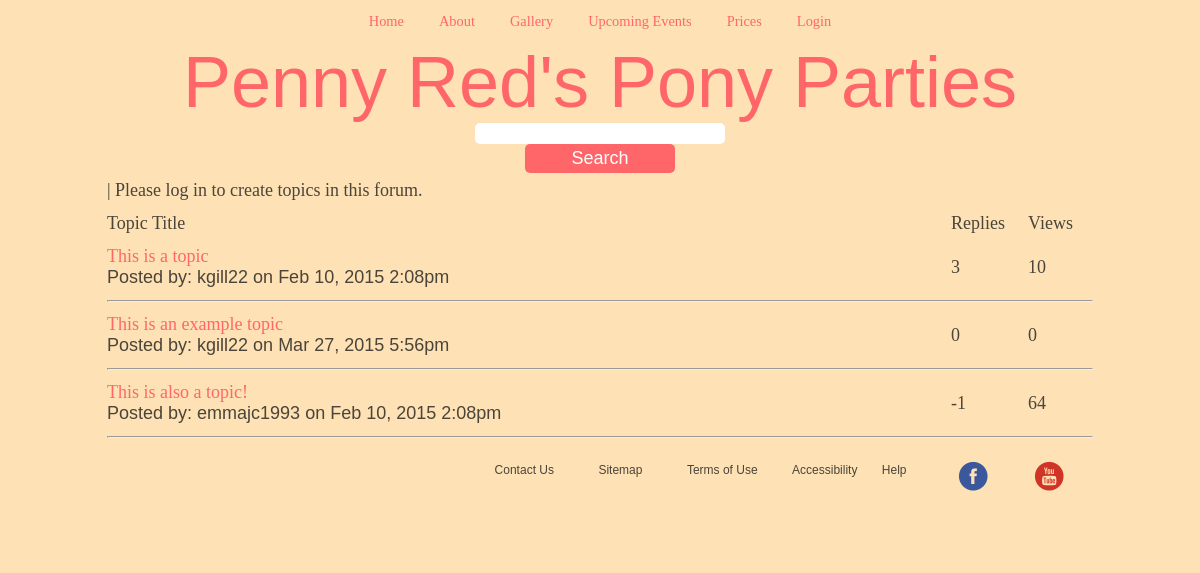
Page /Forum/view_category.php?cid=1 on the committed database.
### tables this page shows
CREATE TABLE `topics` (
`id` int(11) NOT NULL,
  `category_id` tinyint(4) NOT NULL,
  `topic_title` varchar(150) NOT NULL,
  `topic_creator` int(11) NOT NULL,
  `topic_date` datetime NOT NULL,
  `topic_reply_date` datetime NOT NULL,
  `topic_views` int(11) NOT NULL DEFAULT '0',
  `approved` enum('Yes','Waiting','No','') NOT NULL DEFAULT 'Waiting'
);

CREATE TABLE `users` (
`userid` int(11) NOT NULL,
  `fname` varchar(32) NOT NULL,
  `lname` varchar(32) NOT NULL,
  `dob` date NOT NULL,
  `contactno` text NOT NULL,
  `email_address` text NOT NULL,
  `height` text NOT NULL,
  `weight` text NOT NULL,
  `date_joined` timestamp NOT NULL DEFAULT CURRENT_TIMESTAMP,
  `username` varchar(32) NOT NULL,
  `password` varchar(32) NOT NULL,
  `account_type` enum('Member','Staff','Admin','') NOT NULL,
  `bio` text NOT NULL,
  `profileext` text NOT NULL
);

### Forum/view_category.php (the view, shortened to what this page needs)
<?php
include ('headerf.php');
?>
<div id="wrapper">
<?
function topic_replies($cid, $tid) {
	$sql = "SELECT count(*) AS topic_replies FROM posts WHERE category_id='".$cid."' AND topic_id='".$tid."'";
	$res = mysql_query($sql) or die(mysql_error());
	$row = mysql_fetch_assoc($res);
	return $row['topic_replies'] - 1;
}
function getusername($username) {
	$sql = "SELECT username FROM users WHERE userid='".$username."'";
	$res = mysql_query($sql) or die(mysql_error());
	$row = mysql_fetch_assoc($res);
	return $row['username'];
}
function convertdate($date) {
	$date = strtotime($date);
	return date("M j, Y g:ia", $date);
}
$cid = $_GET['cid'];
?>
<form method="POST" action="<?php echo $_SERVER['PHP_SELF'];?>">
	<input type="text" name="search">
	<input type="submit" name="searchButton" value="Search">
</form>
<?php
if (isset($_SESSION['username'])) {
	$logged = " <a href='create_topic.php?cid=".$cid."'>Click Here To Create A Topic</a>";
} else {
	$logged = " | Please log in to create topics in this forum.";
}
$sql = "SELECT id FROM categories WHERE id='".$cid."' LIMIT 1";
$res = mysql_query($sql) or die(mysql_error());
if (mysql_num_rows($res) == 1) {
	$sql2 = "SELECT * FROM topics WHERE category_id='".$cid."' AND approved='Yes' ORDER BY topic_reply_date DESC";
	$res2 = mysql_query($sql2) or die(mysql_error());
	if (mysql_num_rows($res2) > 0) {
		$topics .= "<table class='forumtable' width='100%'>";
		$topics .= "<tr><td colspan='4'>".$logged."</td></tr>";
		$topics .= "<tr><td>Topic Title</td><td width='65'>Replies</td><td width='65'>Views</td></tr>";
		while ($row = mysql_fetch_assoc($res2)) {
			$tid = $row['id'];
			$title = $row['topic_title'];
			$views = $row['topic_views'];
			$date = $row['topic_date'];
			$creator = $row['topic_creator'];
			$topics .= "<tr><td><a href='view_topic.php?cid=".$cid."&tid=".$tid."'>".$title."</a><br /><span class='post_info'>Posted by: ".getusername($creator)." on ".convertdate($date)."</span></td><td>".topic_replies($cid, $tid)."</td><td>".$views."</td></tr>";
			$topics .= "<tr><td colspan='4'><hr /></td></tr>";
		}
		$topics .= "</table>";
		echo $topics;
	} else {
		echo "<a href='view_category.php?cid=1'>Return To Forum Index</a><hr />";
		echo "<p>There are no topics in this category yet.".$logged."</p>";
	}
} else {
	echo "<a href='view_category.php?cid=1'>Return To Forum Index</a><hr />";
	echo "<p>You are trying to view a category that does not exist yet.";
}
?>
</div>
</body>
</html>

### Forum/headerf.php (shortened to what this page needs)
<!DOCTYPE html>
<html lang="en">
<head>
        <link rel="stylesheet" type="text/css" href="../PR.css" />
    </head>
    <body>
            <?
            if (($_SESSION["account_type"])=="Member") {
            echo '
            <div class="fnav">
                <a href="../MainSite/homepage.php" class="flink" >Home</a>
                <a href="../../MainSite/about.php" class="flink" >About</a>
                <a href="../../PhotoGallery/index.php" class="flink" >Gallery</a>
                <a href="../../MainSite/events.php" class="flink" >Upcoming Events</a>
                <a href="../../MainSite/prices.php" class="flink" >Prices</a>
                <a href="../../Members/Users/fun.php" class="flink" >Members</a>
                <a href="../../Login/logout.php" class="flink" >Logout</a>
            </div>
            ';
            }
            else
            {
                echo '
                <div class="fnav">
                <a href="homepage.php" class="flink" >Home</a>
                <a href="about.php" class="flink" >About</a>
                <a href="../PhotoGallery/index.php" class="flink" >Gallery</a>
                <a href="events.php" class="flink" >Upcoming Events</a>
                <a href="prices.php" class="flink" >Prices</a>
                <a href="../Login/login.php" class="flink" >Login</a>
            </div>
                ';
            }
            ?>
        <p class="title"> Penny Red's Pony Parties</p>

### PR.css (style rules this page uses)
* { margin: 0; padding: 0; font-size: 18px; font-family: "Wingdings", sans-serif; background-color: #fee2b5; }
html, body { height: 100%; }
body { width: 1000px; margin: auto; }
p { color: #4a4439; margin-top: 10px; font-family: "KG Miss Kindergarten", Georgia, Serif; font-size: 1em; text-align: center; }
a { font-family: "KG Miss Kindergarten", Georgia, Serif; }
input, text, date, time { margin-left: 10px; -moz-box-sizing: border-box; -webkit-box-sizing: border-box; box-sizing: border-box; border-radius: 5px; margin-bottom: 5px; background-color: white; color: #ff6669; border-style: none; margin: 0; padding: 0; transition: all .3s; width: 250px; }
td { font-family: "KG Miss Kindergarten", Georgia, Serif; color: #4a4439; padding: 5px; background-color: white; }
input[type="submit"] { background: #ff6669; color: white; display: block; margin: 0 auto; padding: 4px 0; width: 150px; cursor: pointer; }
#termsofuse p, ol, ul, li { text-align: left; font-family: Arial; color: #4a4439; font-size: 16px; }
ul { padding: 15px; }
.fnav { margin-top: 10px; }
.flink { font-size: 0.8em; padding: 15px; color: ##4a4439; }
.title { color: #ff6669; font-family: "Lobster 1.4", sans-serif; font-size: 4em; text-align: center; margin-top: 10px; }
body { text-align: center; }
a, a:link, a:active { color: #ff6669; outline: none; text-decoration: none; }
table { margin-left: auto; margin-right: auto; background-color: white; }
#wrapper { width: 100%; margin-left: auto; margin-right: auto; }
.forumtable { background-color: #fee2b5; }
.forumtable td { background-color: #fee2b5; }
.forumtable tr { text-align: left; width: 100%; }
#footercontainer { clear: both; width: 100%; height: 100px; bottom:0; left:0; top: 100%; }
#footercontainer a, li { color: #4a4439; list-style-type: none; font-family: Arial; font-size: 12px; display: inline; padding: 10px; }
#footer1 { float: right; margin-left: 20%; margin-right: -60px; }
#footer3 { float: right; margin-left: 5%; }

### rows in the picture
topics: topic_title "This is a topic", topic_creator.username "kgill22", topic_date "Feb 10, 2015 2:08pm", id "3", topic_views "10"
topics: topic_title "This is an example topic", topic_creator.username "kgill22", topic_date "Mar 27, 2015 5:56pm", tid "0", topic_views "0"
topics: topic_title "This is also a topic!", topic_creator.username "emmajc1993", topic_date "Feb 10, 2015 2:08pm", tid "-1", topic_views "64"

### other values in the picture
$logged "| Please log in to create topics in this forum."
